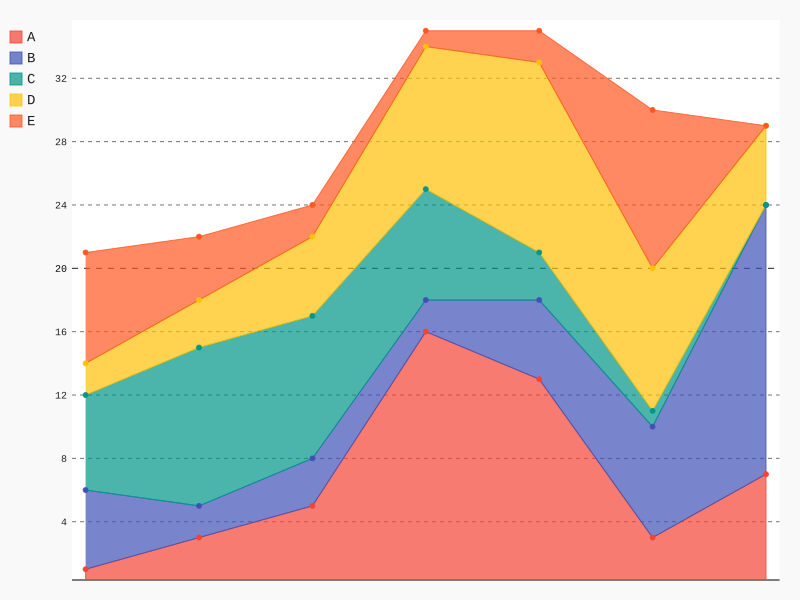

The script that drew this image:
import pygal
from pygal.style import DefaultStyle
chart = pygal.StackedLine(fill=True, style=DefaultStyle) # Setting style here is not necessary
chart.add('A', [1, 3,  5, 16, 13, 3,  7])
chart.add('B', [5, 2,  3,  2,  5, 7, 17])
chart.add('C', [6, 10, 9,  7,  3, 1,  0])
chart.add('D', [2,  3, 5,  9, 12, 9,  5])
chart.add('E', [7,  4, 2,  1,  2, 10, 0])
chart.render_to_file('style.svg')
